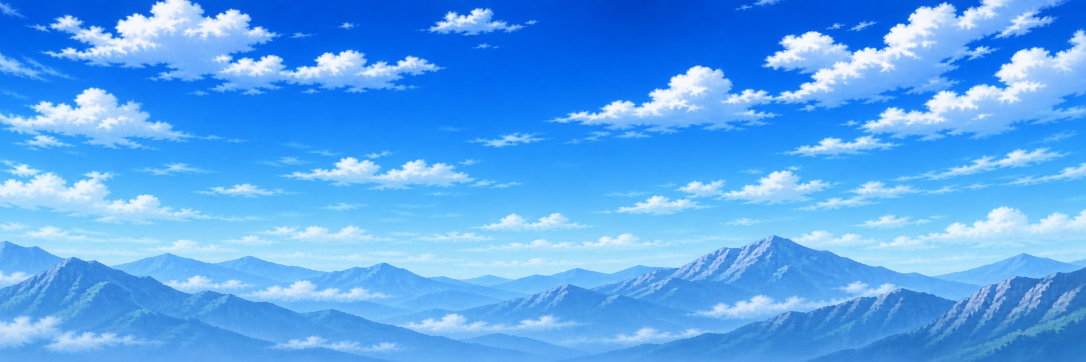
#> input picture ferramentas/cenarios/shaka/camadas/c1_ceu.png, 2172 x 724 px (shown at 1/2 size); its folder holds only this picture in this run
$ python sim.py out.png
#> lines starting #> are read from the running program, lines starting #| are printed output that depends on the picture
# v389: simula a câmera do jogo (WW=2400, VW=960, H=540) para acertar as camadas do cenário do Shaka
import json,os,sys
from PIL import Image,ImageDraw
D=os.path.dirname(os.path.abspath(__file__));L=json.load(open(D+'/layout.json'))
#> (reads ferramentas/cenarios/shaka/layout.json from the repository)
#> `out=Image.new('RGB',(VW*2,H*3))`: out: PIL image 1920x1620 RGB; every value is 0
WW,VW,H,FLOOR=2400,960,540,486
def view(ph,cx,z,out):
#> called with cx = 1200, z = 1
    c=Image.new('RGBA',(VW,H),(0,0,0,255));camx=cx-VW/(2*z)
    for nm,p,sc,dy,*ox in ph:
        im=Image.open(D+'/camadas/'+nm+'.png').convert('RGBA');w=im.width*sc;h=im.height*sc
#> in view, im is the input picture: PIL image 2172x724 RGBA; mean R, G, B, A 88.5, 166.1, 242.5, 255
#> after `w = im.width * sc`: w = 2497.8
#> after `h = im.height * sc`: h = 832.6
        x=(WW-w)/2+(cx-WW/2)*(1-p)+(ox[0] if ox else 0)
#> x = -48.9
        sx=(x-camx)*z;sy=H+(dy-H)*z;im=im.resize((max(1,round(w*z)),max(1,round(h*z))));t=Image.new('RGBA',c.size,(0,0,0,0));t.paste(im,(round(sx),round(sy)));c=Image.alpha_composite(c,t)
#> after `sx = (x - camx) * z`: sx = -768.9
#> after `t = Image.new('RGBA', c.size, (0, 0, 0, 0))`: t: PIL image 960x540 RGBA; every value is 0
#> after `t.paste(im, (round(sx), round(sy)))`:
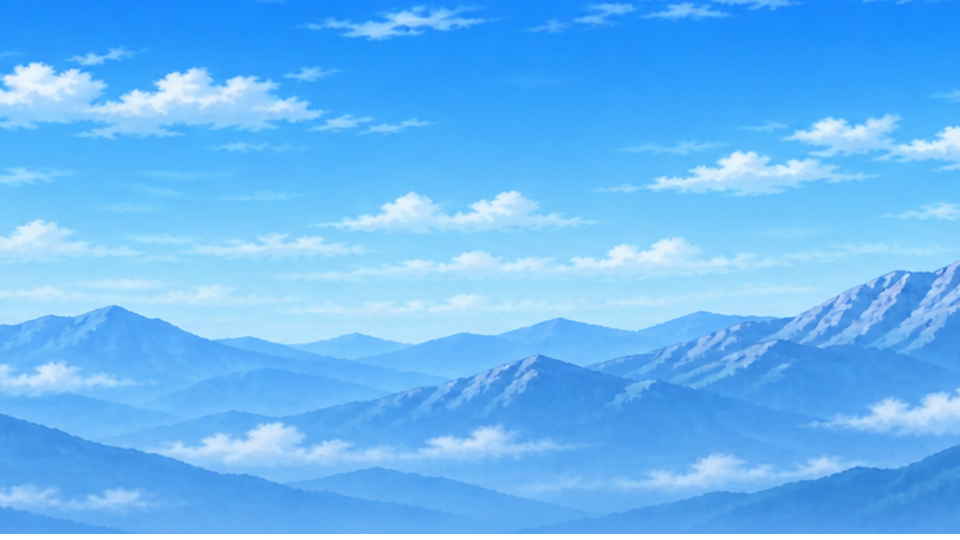
#> t: PIL image 960x540 RGBA; mean R, G, B, A 101.7, 180.6, 244.2, 252.2; transparent parts drawn white
    d=ImageDraw.Draw(c);fy=H+(FLOOR-H)*z;d.line([(0,fy),(VW,fy)],fill=(0,255,0,255))
    for fx in (VW*.35,VW*.65):d.rectangle([fx-35,fy-230*z,fx+35,fy],outline=(255,255,0,255),width=2)
    return c
out=Image.new('RGB',(VW*2,H*3))
for i,ph in enumerate(L):
    for j,(cx,z) in enumerate([(1200,1),(VW/2/.9,.9)]):
#> (the run stopped early here; a loop or call above may not have finished)
